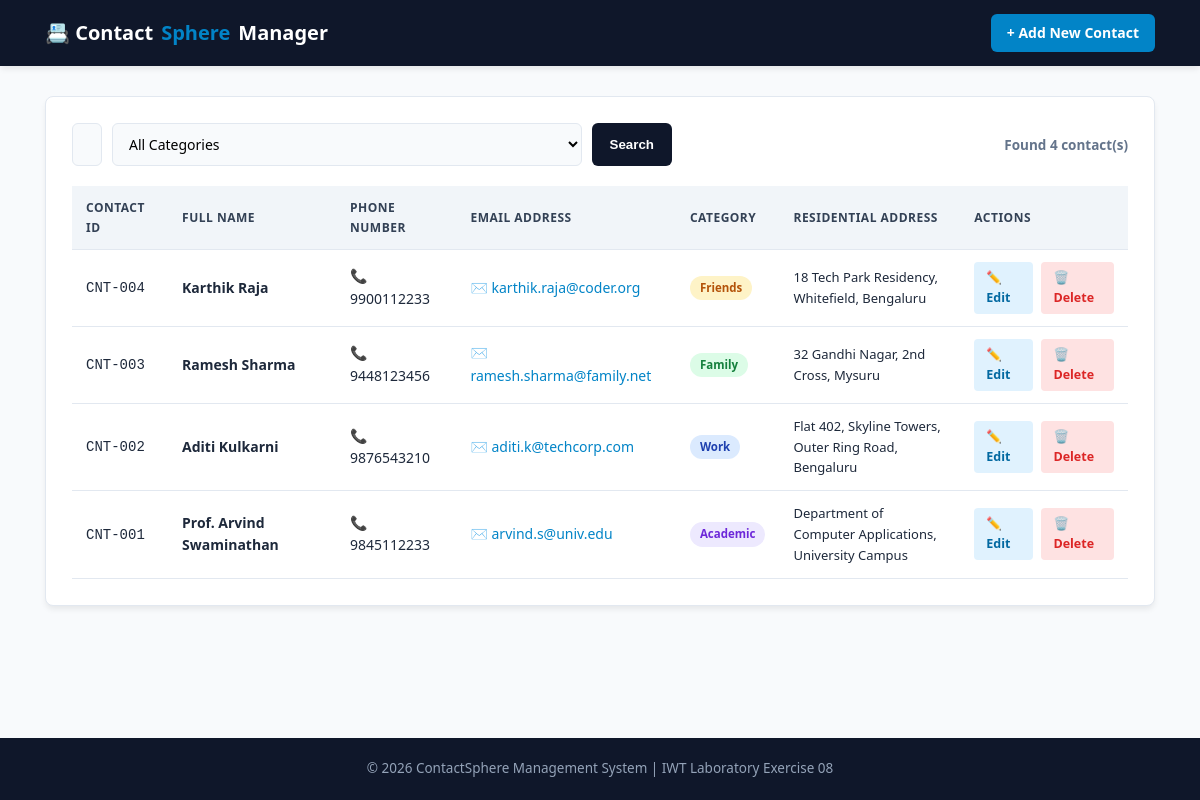
The page / on the database its author committed.
### tables this page shows
CREATE TABLE `contacts` (
    `id` INT AUTO_INCREMENT PRIMARY KEY,
    `contact_id` VARCHAR(20) NOT NULL UNIQUE,
    `name` VARCHAR(100) NOT NULL,
    `phone` VARCHAR(15) NOT NULL,
    `email` VARCHAR(100) NOT NULL,
    `address` TEXT NOT NULL,
    `category` ENUM('Work', 'Family', 'Friends', 'Academic', 'Emergency') NOT NULL DEFAULT 'Work',
    `created_at` TIMESTAMP DEFAULT CURRENT_TIMESTAMP
);

### index.php (the view, shortened to what this page needs)
<?php
require_once 'db.php';
$search_keyword  = trim($_GET['search'] ?? '');
$sql = "SELECT * FROM contacts WHERE 1=1";
$sql .= " ORDER BY id DESC";
$stmt = $conn->prepare($sql);
$stmt->execute();
$result = $stmt->get_result();
$total_count = $result ? $result->num_rows : 0;
?>
<!DOCTYPE html>
<html lang="en">
<head>
    <link rel="stylesheet" href="style.css">
</head>
<body>
    <header class="app-header">
        <div class="nav-container">
            <a href="index.php" class="app-brand">📇 Contact<span>Sphere</span> Manager</a>
            <div class="nav-actions">
                <a href="add_contact.php" class="btn-header">+ Add New Contact</a>
            </div>
        </div>
    </header>
    <main class="main-content">
        <div class="card">
            <div class="controls-bar">
                <form action="index.php" method="GET" class="search-form">
                    <input type="text" name="search" class="search-input" placeholder="Search by name, phone or email..." value="<?php echo htmlspecialchars($search_keyword); ?>">
                    <select name="category" class="search-select">
                        <option value="">All Categories</option>
                    </select>
                    <button type="submit" class="btn-search">Search</button>
                </form>
                <div>
                    <span style="font-size: 13.5px; font-weight: 600; color: var(--text-muted);">
                        Found <strong><?php echo $total_count; ?></strong> contact(s)
                    </span>
                </div>
            </div>
            <?php if ($total_count > 0): ?>
                <div class="table-responsive">
                    <table class="contacts-table">
                        <thead>
                            <tr>
                                <th>Contact ID</th>
                                <th>Full Name</th>
                                <th>Phone Number</th>
                                <th>Email Address</th>
                                <th>Category</th>
                                <th>Residential Address</th>
                                <th>Actions</th>
                            </tr>
                        </thead>
                        <tbody>
                            <?php while ($contact = $result->fetch_assoc()): ?>
                                <tr>
                                    <td><code><?php echo htmlspecialchars($contact['contact_id']); ?></code></td>
                                    <td><strong><?php echo htmlspecialchars($contact['name']); ?></strong></td>
                                    <td>📞 <a href="tel:<?php echo htmlspecialchars($contact['phone']); ?>" style="color: inherit; text-decoration: none;"><?php echo htmlspecialchars($contact['phone']); ?></a></td>
                                    <td>✉️ <a href="mailto:<?php echo htmlspecialchars($contact['email']); ?>" style="color: var(--primary); text-decoration: none;"><?php echo htmlspecialchars($contact['email']); ?></a></td>
                                    <td>
                                        <span class="cat-badge cat-<?php echo htmlspecialchars($contact['category']); ?>">
                                            <?php echo htmlspecialchars($contact['category']); ?>
                                        </span>
                                    </td>
                                    <td style="max-width: 250px; font-size: 13px;"><?php echo htmlspecialchars($contact['address']); ?></td>
                                    <td>
                                        <div class="action-links">
                                            <a href="edit_contact.php?id=<?php echo $contact['id']; ?>" class="btn-action btn-edit" title="Edit Contact">✏️ Edit</a>
                                            <a href="delete_contact.php?id=<?php echo $contact['id']; ?>" class="btn-action btn-delete" onclick="return confirmDelete('<?php echo addslashes($contact['name']); ?>')" title="Delete Contact">🗑️ Delete</a>
                                        </div>
                                    </td>
                                </tr>
                            <?php endwhile; ?>
                        </tbody>
                    </table>
                </div>
            <?php endif; ?>
        </div>
    </main>
    <footer class="app-footer">
        <p>&copy; 2026 ContactSphere Management System | IWT Laboratory Exercise 08</p>
    </footer>
</body>
</html>

### style.css (style rules this page uses)
:root { --primary: #0284c7; --primary-dark: #0369a1; --secondary: #0f172a; --success: #16a34a; --success-bg: #dcfce7; --danger: #dc2626; --danger-bg: #fee2e2; --warning: #d97706; --warning-bg: #fef3c7; --bg-page: #f8fafc; --bg-card: #ffffff; --text-primary: #1e293b; --text-muted: #64748b; --border: #e2e8f0; --radius: 8px; --shadow: 0 4px 6px -1px rgba(0, 0, 0, 0.08); }
* { margin: 0; padding: 0; box-sizing: border-box; }
body { font-family: 'Segoe UI', system-ui, -apple-system, sans-serif; background-color: var(--bg-page); color: var(--text-primary); line-height: 1.6; min-height: 100vh; display: flex; flex-direction: column; }
header.app-header { background-color: var(--secondary); color: #ffffff; box-shadow: var(--shadow); position: sticky; top: 0; z-index: 100; }
.nav-container { max-width: 1150px; margin: 0 auto; padding: 14px 20px; display: flex; justify-content: space-between; align-items: center; flex-wrap: wrap; gap: 15px; }
.app-brand { font-size: 20px; font-weight: 700; color: #ffffff; text-decoration: none; display: flex; align-items: center; gap: 8px; }
.app-brand span { color: var(--primary); }
.nav-actions { display: flex; gap: 12px; }
.btn-header { background-color: var(--primary); color: #ffffff; text-decoration: none; font-weight: 600; font-size: 14px; padding: 8px 16px; border-radius: 6px; transition: background 0.2s; display: inline-flex; align-items: center; gap: 6px; }
main.main-content { flex: 1; max-width: 1150px; margin: 30px auto; padding: 0 20px; width: 100%; }
.card { background: var(--bg-card); border: 1px solid var(--border); border-radius: var(--radius); padding: 26px; box-shadow: var(--shadow); margin-bottom: 25px; }
.controls-bar { display: flex; justify-content: space-between; align-items: center; flex-wrap: wrap; gap: 15px; margin-bottom: 20px; }
.search-form { display: flex; gap: 10px; flex: 1; max-width: 600px; }
.search-input { flex: 1; padding: 10px 14px; border: 1px solid var(--border); border-radius: 6px; font-size: 14px; background: #f8fafc; }
.search-select { padding: 10px 12px; border: 1px solid var(--border); border-radius: 6px; font-size: 14px; background: #f8fafc; }
.btn-search { background: var(--secondary); color: #ffffff; border: none; padding: 10px 18px; border-radius: 6px; font-weight: 600; cursor: pointer; }
.table-responsive { overflow-x: auto; }
table.contacts-table { width: 100%; border-collapse: collapse; font-size: 14px; }
table.contacts-table th, table.contacts-table td { padding: 12px 14px; border-bottom: 1px solid var(--border); text-align: left; }
table.contacts-table th { background-color: #f1f5f9; color: #334155; font-weight: 700; text-transform: uppercase; font-size: 12px; letter-spacing: 0.5px; }
.cat-badge { display: inline-block; padding: 3px 10px; border-radius: 20px; font-size: 11.5px; font-weight: 700; }
.cat-Work { background: #dbeafe; color: #1e40af; }
.cat-Family { background: #dcfce7; color: #15803d; }
.cat-Friends { background: #fef3c7; color: #b45309; }
.cat-Academic { background: #ede9fe; color: #6d28d9; }
.action-links { display: flex; gap: 8px; }
.btn-action { padding: 6px 12px; border-radius: 4px; font-size: 12.5px; font-weight: 600; text-decoration: none; border: none; cursor: pointer; transition: all 0.2s; }
.btn-edit { background: #e0f2fe; color: #0369a1; }
.btn-delete { background: #fee2e2; color: #dc2626; }
input[type="text"], input[type="email"], input[type="tel"], select, textarea { width: 100%; padding: 10px 14px; border: 1px solid var(--border); border-radius: 6px; font-size: 14px; font-family: inherit; background: #f8fafc; }
footer.app-footer { background-color: var(--secondary); color: #94a3b8; text-align: center; padding: 20px; font-size: 13.5px; margin-top: auto; }

### rows shown on the page
contacts: contact "CNT-004", name "Karthik Raja", phone "9900112233", email "karthik.raja@coder.org", category "Friends", address "18 Tech Park Residency, Whitefield, Bengaluru"
contacts: contact "CNT-003", name "Ramesh Sharma", phone "9448123456", email "ramesh.sharma@family.net", category "Family", address "32 Gandhi Nagar, 2nd Cross, Mysuru"
contacts: contact "CNT-002", name "Aditi Kulkarni", phone "9876543210", email "aditi.k@techcorp.com", category "Work", address "Flat 402, Skyline Towers, Outer Ring Road, Bengaluru"
contacts: contact "CNT-001", name "Prof. Arvind Swaminathan", phone "9845112233", email "arvind.s@univ.edu", category "Academic", address "Department of Computer Applications, University Campus"

### other values the page prints
$total_count "4"
